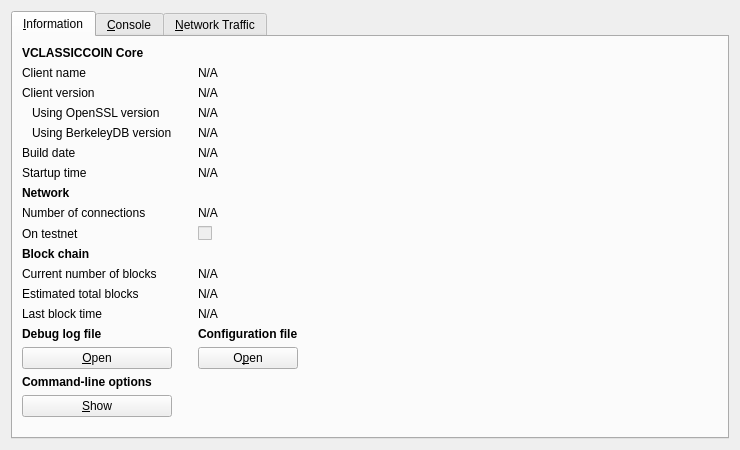
<?xml version="1.0" encoding="UTF-8"?>
<ui version="4.0">
 <class>RPCConsole</class>
 <widget class="QWidget" name="RPCConsole">
  <property name="geometry">
   <rect>
    <x>0</x>
    <y>0</y>
    <width>740</width>
    <height>450</height>
   </rect>
  </property>
  <property name="windowTitle">
   <string>VCLASSICCOIN - Debug window</string>
  </property>
  <layout class="QVBoxLayout" name="verticalLayout_2">
   <item>
    <widget class="QTabWidget" name="tabWidget">
     <property name="currentIndex">
      <number>0</number>
     </property>
     <widget class="QWidget" name="tab_info">
      <attribute name="title">
       <string>&amp;Information</string>
      </attribute>
      <layout class="QGridLayout" name="gridLayout">
       <item row="15" column="2">
        <widget class="QLabel" name="labelConfigfile">
         <property name="font">
          <font>
           <weight>75</weight>
           <bold>true</bold>
          </font>
         </property>
         <property name="text">
          <string>Configuration file</string>
         </property>
        </widget>
       </item>
       <item row="13" column="2">
        <widget class="QLabel" name="lastBlockTime">
         <property name="cursor">
          <cursorShape>IBeamCursor</cursorShape>
         </property>
         <property name="text">
          <string>N/A</string>
         </property>
         <property name="textFormat">
          <enum>Qt::PlainText</enum>
         </property>
         <property name="textInteractionFlags">
          <set>Qt::LinksAccessibleByMouse|Qt::TextSelectableByKeyboard|Qt::TextSelectableByMouse</set>
         </property>
        </widget>
       </item>
       <item row="11" column="0">
        <widget class="QLabel" name="label_3">
         <property name="text">
          <string>Current number of blocks</string>
         </property>
        </widget>
       </item>
       <item row="11" column="2">
        <widget class="QLabel" name="numberOfBlocks">
         <property name="cursor">
          <cursorShape>IBeamCursor</cursorShape>
         </property>
         <property name="text">
          <string>N/A</string>
         </property>
         <property name="textFormat">
          <enum>Qt::PlainText</enum>
         </property>
         <property name="textInteractionFlags">
          <set>Qt::LinksAccessibleByMouse|Qt::TextSelectableByKeyboard|Qt::TextSelectableByMouse</set>
         </property>
        </widget>
       </item>
       <item row="17" column="0">
        <widget class="QLabel" name="labelCLOptions">
         <property name="font">
          <font>
           <weight>75</weight>
           <bold>true</bold>
          </font>
         </property>
         <property name="text">
          <string>Command-line options</string>
         </property>
        </widget>
       </item>
       <item row="16" column="0">
        <widget class="QPushButton" name="openDebugLogfileButton">
         <property name="toolTip">
          <string>Open the VCLASSICCOIN debug log file from the current data directory. This can take a few seconds for large log files.</string>
         </property>
         <property name="text">
          <string>&amp;Open</string>
         </property>
         <property name="autoDefault">
          <bool>false</bool>
         </property>
        </widget>
       </item>
       <item row="15" column="0">
        <widget class="QLabel" name="labelDebugLogfile">
         <property name="font">
          <font>
           <weight>75</weight>
           <bold>true</bold>
          </font>
         </property>
         <property name="text">
          <string>Debug log file</string>
         </property>
        </widget>
       </item>
       <item row="18" column="3" rowspan="2">
        <spacer name="horizontalSpacer">
         <property name="orientation">
          <enum>Qt::Horizontal</enum>
         </property>
         <property name="sizeHint" stdset="0">
          <size>
           <width>404</width>
           <height>20</height>
          </size>
         </property>
        </spacer>
       </item>
       <item row="19" column="1">
        <spacer name="verticalSpacer">
         <property name="orientation">
          <enum>Qt::Vertical</enum>
         </property>
         <property name="sizeHint" stdset="0">
          <size>
           <width>20</width>
           <height>40</height>
          </size>
         </property>
        </spacer>
       </item>
       <item row="18" column="0">
        <widget class="QPushButton" name="showCLOptionsButton">
         <property name="toolTip">
          <string>Show the VCLASSICCOIN-Qt help message to get a list with possible VCLASSICCOIN command-line options.</string>
         </property>
         <property name="text">
          <string>&amp;Show</string>
         </property>
         <property name="autoDefault">
          <bool>false</bool>
         </property>
        </widget>
       </item>
       <item row="13" column="0">
        <widget class="QLabel" name="label_2">
         <property name="text">
          <string>Last block time</string>
         </property>
        </widget>
       </item>
       <item row="7" column="0">
        <widget class="QLabel" name="label_11">
         <property name="font">
          <font>
           <weight>75</weight>
           <bold>true</bold>
          </font>
         </property>
         <property name="text">
          <string>Network</string>
         </property>
        </widget>
       </item>
       <item row="6" column="2">
        <widget class="QLabel" name="startupTime">
         <property name="cursor">
          <cursorShape>IBeamCursor</cursorShape>
         </property>
         <property name="text">
          <string>N/A</string>
         </property>
         <property name="textFormat">
          <enum>Qt::PlainText</enum>
         </property>
         <property name="textInteractionFlags">
          <set>Qt::LinksAccessibleByMouse|Qt::TextSelectableByKeyboard|Qt::TextSelectableByMouse</set>
         </property>
        </widget>
       </item>
       <item row="6" column="0">
        <widget class="QLabel" name="label_13">
         <property name="text">
          <string>Startup time</string>
         </property>
        </widget>
       </item>
       <item row="9" column="0">
        <widget class="QLabel" name="label_8">
         <property name="text">
          <string>On testnet</string>
         </property>
        </widget>
       </item>
       <item row="8" column="2">
        <widget class="QLabel" name="numberOfConnections">
         <property name="cursor">
          <cursorShape>IBeamCursor</cursorShape>
         </property>
         <property name="text">
          <string>N/A</string>
         </property>
         <property name="textFormat">
          <enum>Qt::PlainText</enum>
         </property>
         <property name="textInteractionFlags">
          <set>Qt::LinksAccessibleByMouse|Qt::TextSelectableByKeyboard|Qt::TextSelectableByMouse</set>
         </property>
        </widget>
       </item>
       <item row="8" column="0">
        <widget class="QLabel" name="label_7">
         <property name="text">
          <string>Number of connections</string>
         </property>
        </widget>
       </item>
       <item row="10" column="0">
        <widget class="QLabel" name="label_10">
         <property name="font">
          <font>
           <weight>75</weight>
           <bold>true</bold>
          </font>
         </property>
         <property name="text">
          <string>Block chain</string>
         </property>
        </widget>
       </item>
       <item row="9" column="2">
        <widget class="QCheckBox" name="isTestNet">
         <property name="enabled">
          <bool>false</bool>
         </property>
         <property name="text">
          <string/>
         </property>
        </widget>
       </item>
       <item row="12" column="0">
        <widget class="QLabel" name="label_4">
         <property name="text">
          <string>Estimated total blocks</string>
         </property>
        </widget>
       </item>
       <item row="12" column="2">
        <widget class="QLabel" name="totalBlocks">
         <property name="cursor">
          <cursorShape>IBeamCursor</cursorShape>
         </property>
         <property name="text">
          <string>N/A</string>
         </property>
         <property name="textFormat">
          <enum>Qt::PlainText</enum>
         </property>
         <property name="textInteractionFlags">
          <set>Qt::LinksAccessibleByMouse|Qt::TextSelectableByKeyboard|Qt::TextSelectableByMouse</set>
         </property>
        </widget>
       </item>
       <item row="2" column="2">
        <widget class="QLabel" name="clientVersion">
         <property name="cursor">
          <cursorShape>IBeamCursor</cursorShape>
         </property>
         <property name="text">
          <string>N/A</string>
         </property>
         <property name="textFormat">
          <enum>Qt::PlainText</enum>
         </property>
         <property name="textInteractionFlags">
          <set>Qt::LinksAccessibleByMouse|Qt::TextSelectableByKeyboard|Qt::TextSelectableByMouse</set>
         </property>
        </widget>
       </item>
       <item row="4" column="0">
        <widget class="QLabel" name="label_berkeleyDBVersion">
         <property name="text">
          <string>Using BerkeleyDB version</string>
         </property>
         <property name="indent">
          <number>10</number>
         </property>
        </widget>
       </item>
       <item row="3" column="0">
        <widget class="QLabel" name="label_14">
         <property name="text">
          <string>Using OpenSSL version</string>
         </property>
         <property name="indent">
          <number>10</number>
         </property>
        </widget>
       </item>
       <item row="3" column="2">
        <widget class="QLabel" name="openSSLVersion">
         <property name="cursor">
          <cursorShape>IBeamCursor</cursorShape>
         </property>
         <property name="text">
          <string>N/A</string>
         </property>
         <property name="textFormat">
          <enum>Qt::PlainText</enum>
         </property>
         <property name="textInteractionFlags">
          <set>Qt::LinksAccessibleByMouse|Qt::TextSelectableByKeyboard|Qt::TextSelectableByMouse</set>
         </property>
        </widget>
       </item>
       <item row="4" column="2">
        <widget class="QLabel" name="berkeleyDBVersion">
         <property name="cursor">
          <cursorShape>IBeamCursor</cursorShape>
         </property>
         <property name="text">
          <string>N/A</string>
         </property>
         <property name="textFormat">
          <enum>Qt::PlainText</enum>
         </property>
         <property name="textInteractionFlags">
          <set>Qt::LinksAccessibleByMouse|Qt::TextSelectableByKeyboard|Qt::TextSelectableByMouse</set>
         </property>
        </widget>
       </item>
       <item row="5" column="0">
        <widget class="QLabel" name="label_12">
         <property name="text">
          <string>Build date</string>
         </property>
        </widget>
       </item>
       <item row="5" column="2">
        <widget class="QLabel" name="buildDate">
         <property name="cursor">
          <cursorShape>IBeamCursor</cursorShape>
         </property>
         <property name="text">
          <string>N/A</string>
         </property>
         <property name="textFormat">
          <enum>Qt::PlainText</enum>
         </property>
         <property name="textInteractionFlags">
          <set>Qt::LinksAccessibleByMouse|Qt::TextSelectableByKeyboard|Qt::TextSelectableByMouse</set>
         </property>
        </widget>
       </item>
       <item row="2" column="0">
        <widget class="QLabel" name="label_6">
         <property name="text">
          <string>Client version</string>
         </property>
        </widget>
       </item>
       <item row="0" column="0">
        <widget class="QLabel" name="label_9">
         <property name="font">
          <font>
           <weight>75</weight>
           <bold>true</bold>
          </font>
         </property>
         <property name="text">
          <string>VCLASSICCOIN Core</string>
         </property>
        </widget>
       </item>
       <item row="1" column="2">
        <widget class="QLabel" name="clientName">
         <property name="cursor">
          <cursorShape>IBeamCursor</cursorShape>
         </property>
         <property name="text">
          <string>N/A</string>
         </property>
         <property name="textFormat">
          <enum>Qt::PlainText</enum>
         </property>
         <property name="textInteractionFlags">
          <set>Qt::LinksAccessibleByMouse|Qt::TextSelectableByKeyboard|Qt::TextSelectableByMouse</set>
         </property>
        </widget>
       </item>
       <item row="1" column="0">
        <widget class="QLabel" name="label_5">
         <property name="text">
          <string>Client name</string>
         </property>
        </widget>
       </item>
       <item row="14" column="2">
        <spacer name="verticalSpacer_2">
         <property name="orientation">
          <enum>Qt::Vertical</enum>
         </property>
         <property name="sizeHint" stdset="0">
          <size>
           <width>20</width>
           <height>20</height>
          </size>
         </property>
        </spacer>
       </item>
       <item row="16" column="2">
        <widget class="QPushButton" name="openConfigurationfileButton">
         <property name="toolTip">
          <string>Open the VCLASSICCOIN configuration file from the current data directory.</string>
         </property>
         <property name="text">
          <string>O&amp;pen</string>
         </property>
         <property name="autoDefault">
          <bool>false</bool>
         </property>
        </widget>
       </item>
      </layout>
     </widget>
     <widget class="QWidget" name="tab_console">
      <attribute name="title">
       <string>&amp;Console</string>
      </attribute>
      <layout class="QVBoxLayout" name="verticalLayout_3">
       <property name="spacing">
        <number>3</number>
       </property>
       <item>
        <widget class="QTextEdit" name="messagesWidget">
         <property name="minimumSize">
          <size>
           <width>0</width>
           <height>100</height>
          </size>
         </property>
         <property name="readOnly">
          <bool>true</bool>
         </property>
         <property name="tabKeyNavigation" stdset="0">
          <bool>false</bool>
         </property>
         <property name="columnCount" stdset="0">
          <number>2</number>
         </property>
        </widget>
       </item>
       <item>
        <layout class="QHBoxLayout" name="horizontalLayout">
         <property name="spacing">
          <number>3</number>
         </property>
         <item>
          <widget class="QLabel" name="label">
           <property name="text">
            <string notr="true">&gt;</string>
           </property>
          </widget>
         </item>
         <item>
          <widget class="QLineEdit" name="lineEdit"/>
         </item>
         <item>
          <widget class="QPushButton" name="clearButton">
           <property name="maximumSize">
            <size>
             <width>24</width>
             <height>24</height>
            </size>
           </property>
           <property name="toolTip">
            <string>Clear console</string>
           </property>
           <property name="text">
            <string/>
           </property>
           <property name="icon">
            <iconset resource="../bitcoin.qrc">
             <normaloff>:/icons/remove</normaloff>:/icons/remove</iconset>
           </property>
           <property name="shortcut">
            <string notr="true">Ctrl+L</string>
           </property>
           <property name="autoDefault">
            <bool>false</bool>
           </property>
          </widget>
         </item>
        </layout>
       </item>
      </layout>
     </widget>
     <widget class="QWidget" name="tab_nettraffic">
      <attribute name="title">
       <string>&amp;Network Traffic</string>
      </attribute>
      <layout class="QHBoxLayout" name="horizontalLayout_3">
       <item>
        <layout class="QVBoxLayout" name="verticalLayout_4">
         <item>
          <widget class="TrafficGraphWidget" name="trafficGraph" native="true">
           <property name="sizePolicy">
            <sizepolicy hsizetype="Expanding" vsizetype="Expanding">
             <horstretch>0</horstretch>
             <verstretch>0</verstretch>
            </sizepolicy>
           </property>
          </widget>
         </item>
         <item>
          <layout class="QHBoxLayout" name="horizontalLayout_2">
           <item>
            <widget class="QSlider" name="sldGraphRange">
             <property name="minimum">
              <number>1</number>
             </property>
             <property name="maximum">
              <number>288</number>
             </property>
             <property name="pageStep">
              <number>12</number>
             </property>
             <property name="value">
              <number>6</number>
             </property>
             <property name="orientation">
              <enum>Qt::Horizontal</enum>
             </property>
            </widget>
           </item>
           <item>
            <widget class="QLabel" name="lblGraphRange">
             <property name="minimumSize">
              <size>
               <width>100</width>
               <height>0</height>
              </size>
             </property>
             <property name="alignment">
              <set>Qt::AlignCenter</set>
             </property>
            </widget>
           </item>
           <item>
            <widget class="QPushButton" name="btnClearTrafficGraph">
             <property name="text">
              <string>&amp;Clear</string>
             </property>
             <property name="autoDefault">
              <bool>false</bool>
             </property>
            </widget>
           </item>
          </layout>
         </item>
        </layout>
       </item>
       <item>
        <layout class="QVBoxLayout" name="verticalLayout">
         <item>
          <widget class="QGroupBox" name="groupBox">
           <property name="title">
            <string>Totals</string>
           </property>
           <layout class="QVBoxLayout" name="verticalLayout_5">
            <item>
             <layout class="QHBoxLayout" name="horizontalLayout_4">
              <item>
               <widget class="Line" name="line">
                <property name="sizePolicy">
                 <sizepolicy hsizetype="Fixed" vsizetype="Fixed">
                  <horstretch>0</horstretch>
                  <verstretch>0</verstretch>
                 </sizepolicy>
                </property>
                <property name="minimumSize">
                 <size>
                  <width>10</width>
                  <height>0</height>
                 </size>
                </property>
                <property name="palette">
                 <palette>
                  <active>
                   <colorrole role="Light">
                    <brush brushstyle="SolidPattern">
                     <color alpha="255">
                      <red>0</red>
                      <green>255</green>
                      <blue>0</blue>
                     </color>
                    </brush>
                   </colorrole>
                  </active>
                  <inactive>
                   <colorrole role="Light">
                    <brush brushstyle="SolidPattern">
                     <color alpha="255">
                      <red>0</red>
                      <green>255</green>
                      <blue>0</blue>
                     </color>
                    </brush>
                   </colorrole>
                  </inactive>
                  <disabled>
                   <colorrole role="Light">
                    <brush brushstyle="SolidPattern">
                     <color alpha="255">
                      <red>0</red>
                      <green>255</green>
                      <blue>0</blue>
                     </color>
                    </brush>
                   </colorrole>
                  </disabled>
                 </palette>
                </property>
                <property name="orientation">
                 <enum>Qt::Horizontal</enum>
                </property>
               </widget>
              </item>
              <item>
               <widget class="QLabel" name="label_16">
                <property name="text">
                 <string>Received:</string>
                </property>
               </widget>
              </item>
              <item>
               <widget class="QLabel" name="lblBytesIn">
                <property name="minimumSize">
                 <size>
                  <width>50</width>
                  <height>0</height>
                 </size>
                </property>
                <property name="alignment">
                 <set>Qt::AlignRight|Qt::AlignTrailing|Qt::AlignVCenter</set>
                </property>
               </widget>
              </item>
             </layout>
            </item>
            <item>
             <layout class="QHBoxLayout" name="horizontalLayout_5">
              <item>
               <widget class="Line" name="line_2">
                <property name="sizePolicy">
                 <sizepolicy hsizetype="Fixed" vsizetype="Fixed">
                  <horstretch>0</horstretch>
                  <verstretch>0</verstretch>
                 </sizepolicy>
                </property>
                <property name="minimumSize">
                 <size>
                  <width>10</width>
                  <height>0</height>
                 </size>
                </property>
                <property name="palette">
                 <palette>
                  <active>
                   <colorrole role="Light">
                    <brush brushstyle="SolidPattern">
                     <color alpha="255">
                      <red>255</red>
                      <green>0</green>
                      <blue>0</blue>
                     </color>
                    </brush>
                   </colorrole>
                  </active>
                  <inactive>
                   <colorrole role="Light">
                    <brush brushstyle="SolidPattern">
                     <color alpha="255">
                      <red>255</red>
                      <green>0</green>
                      <blue>0</blue>
                     </color>
                    </brush>
                   </colorrole>
                  </inactive>
                  <disabled>
                   <colorrole role="Light">
                    <brush brushstyle="SolidPattern">
                     <color alpha="255">
                      <red>255</red>
                      <green>0</green>
                      <blue>0</blue>
                     </color>
                    </brush>
                   </colorrole>
                  </disabled>
                 </palette>
                </property>
                <property name="orientation">
                 <enum>Qt::Horizontal</enum>
                </property>
               </widget>
              </item>
              <item>
               <widget class="QLabel" name="label_17">
                <property name="text">
                 <string>Sent:</string>
                </property>
               </widget>
              </item>
              <item>
               <widget class="QLabel" name="lblBytesOut">
                <property name="minimumSize">
                 <size>
                  <width>50</width>
                  <height>0</height>
                 </size>
                </property>
                <property name="alignment">
                 <set>Qt::AlignRight|Qt::AlignTrailing|Qt::AlignVCenter</set>
                </property>
               </widget>
              </item>
             </layout>
            </item>
            <item>
             <spacer name="verticalSpacer_4">
              <property name="orientation">
               <enum>Qt::Vertical</enum>
              </property>
              <property name="sizeHint" stdset="0">
               <size>
                <width>20</width>
                <height>407</height>
               </size>
              </property>
             </spacer>
            </item>
           </layout>
          </widget>
         </item>
        </layout>
       </item>
      </layout>
     </widget>
    </widget>
   </item>
  </layout>
 </widget>
 <customwidgets>
  <customwidget>
   <class>TrafficGraphWidget</class>
   <extends>QWidget</extends>
   <header>trafficgraphwidget.h</header>
   <container>1</container>
   <slots>
    <slot>clear()</slot>
   </slots>
  </customwidget>
 </customwidgets>
 <resources>
  <include location="../bitcoin.qrc"/>
 </resources>
 <connections/>
</ui>
